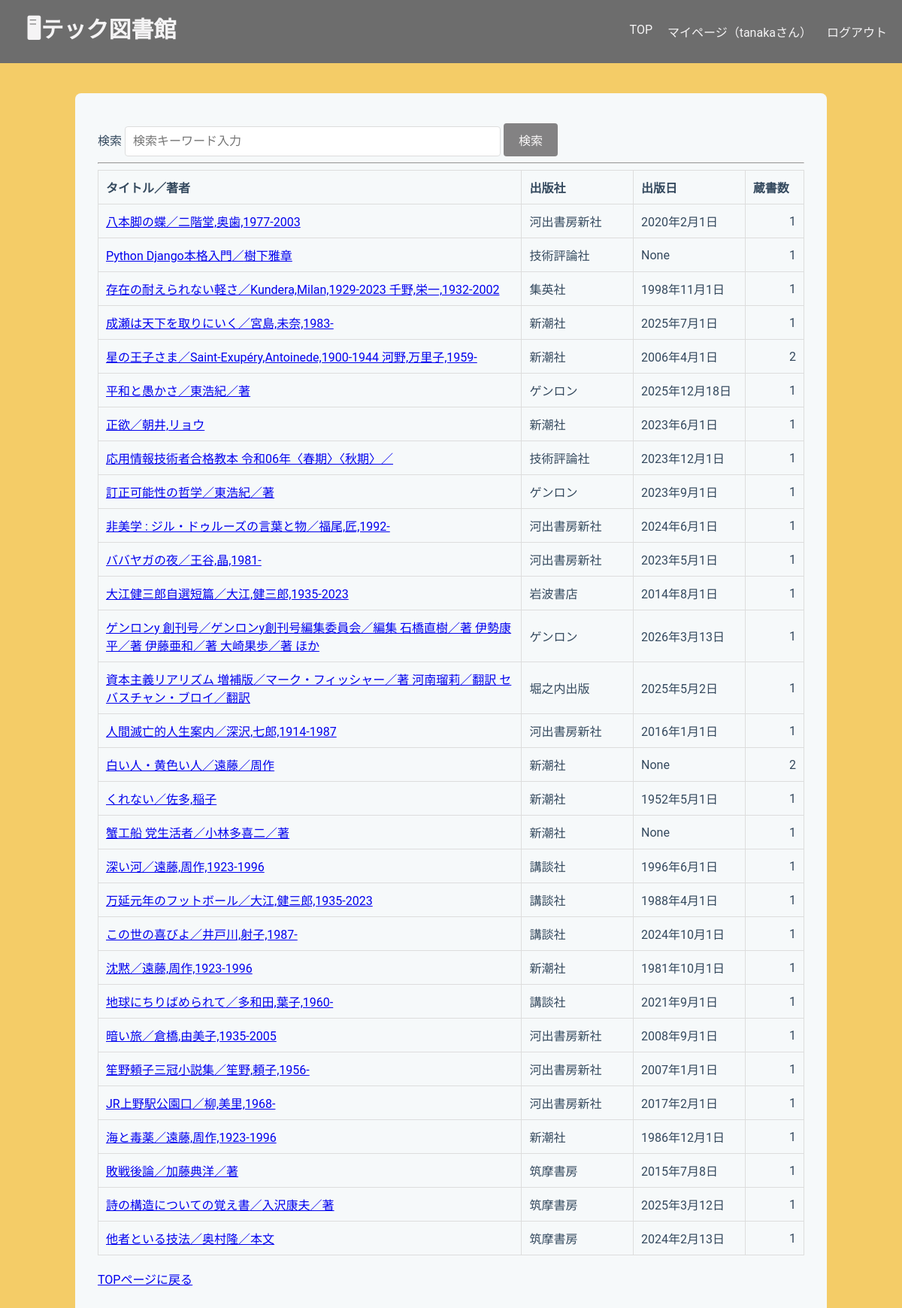
The app's page /library/search/results/ (signed in) with its own data.
### libraryapp/models.py (models this page shows, shortened)
class Book(models.Model):
    isbn = models.CharField(
        max_length=17,
        help_text='ISBN-10 または ISBN-13（ハイフン可）',
        verbose_name='ISBN',
        unique=True,
    )
    title = models.CharField(max_length=200, blank=True)
    author = models.CharField(max_length=200, null=True, blank=True)
    publisher = models.CharField(max_length=200, null=True, blank=True)
    publication_date = models.DateField(null=True, blank=True)
    description = models.TextField(null=True, blank=True)
    cover_url = models.URLField(null=True, blank=True)
    edition_number = models.IntegerField(default=1)
    @property
    def stock_count(self):
        return self.stocks.count()

### libraryapp/views.py (the view)
# urls.py: path('search/results/', views.SearchResultsView.as_view(), name='search_results'),
class SearchResultsView(LoginRequiredMixin, ListView):
    model = Book
    template_name = "libraryapp/search_results.html"
    context_object_name = "book_list"
    paginate_by = 30
    def get_queryset(self):
        queryset = super().get_queryset()
        query = self.request.GET.get('q', '')
        return queryset.filter(
                Q(title__icontains=query) |
                Q(author__icontains=query) |
                Q(publisher__icontains=query)
        )

### templates/libraryapp/search_results.html (shortened to what this page needs)
{% extends "libraryapp/base.html" %}
{% block content %}
<form method="get" action="{% url 'search_results' %}">
    <label for="title">検索</label>
    <input type="text" name="q" placeholder="検索キーワード入力"
        value="{{ request.GET.q|default_if_none:''}}">
    <button type="submit">検索</button>
</form>
<hr>
<table border="1">
    <tr>
        <th class="title">タイトル／著者</th>
        <th class="publisher">出版社</th>
        <th class="date">出版日</th>
        <th class="stock_count">蔵書数</th>
    </tr>
    {% for book in book_list %}
    <tr>
        <td>
            <a href="{% url 'book_detail' book.id %}?{{ request.GET.urlencode }}">
                {{ book.title }}／{{ book.author }}
            </a>
        </td>
        <td>{{ book.publisher }}</td>
        <td>{{ book.publication_date }}</td>
        <td class="stock_count_td">{{ book.stock_count }}</td>
    </tr>
    {% empty %}
    <tr>
        <td colspan="3">該当する本がありません。</td>
    </tr>
    {% endfor %}
</table>
<br>
<a href="{% url 'home' %}">TOPページに戻る</a>
{% endblock content %}

### templates/libraryapp/base.html (shortened to what this page needs)
<!DOCTYPE html>
<html lang="ja">
<head>
    {% load static %}
    <link rel="stylesheet" href="{% static 'libraryapp/base.css' %}">
</head>
<body>
    <header class="header">
        <h1>
            <a href="{% url 'home' %}">
                <strong>🖥テック図書館</strong>
            </a>
        </h1>
        <nav>
            <a href="{% url 'home' %}">TOP</a>
            <a href="{% url 'mypage' %}">マイページ（{{ user.username }}さん）</a>
            <form method="post" action="{% url 'logout' %}" class="logout-form">
                <button type="submit" class="logout-link">ログアウト</button>
            </form>
        </nav>
    </header>
    <main class="container">
        {% block content %}{% endblock %}
    </main>
</body>
</html>

### static/libraryapp/base.css (style rules this page uses)
body { font-family: 'Roboto', 'Segoe UI', Tahoma, Geneva, Verdana, sans-serif; background-color: #f4cc67; color: #34495e; margin: 0; }
.header { display: flex; background-color: #6d6d6d; justify-content: space-between; align-items: center; }
.header h1 { color: #f5f4f5; margin: 15px; width: auto; padding-left: 20px; font-size: 30px; }
.header h1 a { color: #f5f4f5; text-decoration: none; }
.header nav { color: #f5f4f5; display: flex; gap: 20px; width: auto; padding-right: 20px; margin: 0; }
.header nav a { color: #f5f4f5; text-decoration: none; }
.container { background-color: #f6f9fa; padding: 40px 30px; border-radius: 8px; max-width: 1000px; width: 100%; box-sizing: border-box; margin: 40px auto; }
form input[type="text"] { width: 500px; padding: 10px; border: 1px solid #ddd; border-radius: 4px; font-size: 16px; box-sizing: border-box; }
form button { white-space: nowrap; background-color: #717071dc; color: #faf8f8; padding: 10px 20px; border: none; border-radius: 4px; cursor: pointer; font-size: 16px; font-weight: 500; }
table { border-collapse: collapse; }
th, td { text-align: left; vertical-align: middle; padding: 10px; border: 1px solid #ddd; }
th:first-child, td:first-child { text-align: left; }
.logout-form { display: inline; }
.logout-form button { background: none; border: none; padding: 0; color: inherit; font: inherit; cursor: pointer; }
.title { width: 60%; }
.publisher { width: 110px; white-space: nowrap; }
.date { width: 110px; white-space: nowrap; }
.stock_count { width: 40px; white-space: nowrap; }
.stock_count_td { text-align: right; }

### records on screen
Book: title "八本脚の蝶", author "二階堂,奥歯,1977-2003", publisher "河出書房新社", publication_date "2020年2月1日", stock_count "1"
Book: title "Python Django本格入門", author "樹下雅章", publisher "技術評論社", publication_date "None", stock_count "1"
Book: title "存在の耐えられない軽さ", author "Kundera,Milan,1929-2023 千野,栄一,1932-2002", publisher "集英社", publication_date "1998年11月1日", stock_count "1"
Book: title "成瀬は天下を取りにいく", author "宮島,未奈,1983-", publisher "新潮社", publication_date "2025年7月1日", stock_count "1"
Book: title "星の王子さま", author "Saint-Exupéry,Antoinede,1900-1944 河野,万里子,1959-", publisher "新潮社", publication_date "2006年4月1日", stock_count "2"
Book: title "平和と愚かさ", author "東浩紀／著", publisher "ゲンロン", publication_date "2025年12月18日", stock_count "1"
Book: title "正欲", author "朝井,リョウ", publisher "新潮社", publication_date "2023年6月1日", stock_count "1"
Book: title "応用情報技術者合格教本 令和06年〈春期〉〈秋期〉", publisher "技術評論社", publication_date "2023年12月1日", stock_count "1"
Book: title "訂正可能性の哲学", author "東浩紀／著", publisher "ゲンロン", publication_date "2023年9月1日", stock_count "1"
Book: title "非美学 : ジル・ドゥルーズの言葉と物", author "福尾,匠,1992-", publisher "河出書房新社", publication_date "2024年6月1日", stock_count "1"
Book: title "ババヤガの夜", author "王谷,晶,1981-", publisher "河出書房新社", publication_date "2023年5月1日", stock_count "1"
Book: title "大江健三郎自選短篇", author "大江,健三郎,1935-2023", publisher "岩波書店", publication_date "2014年8月1日", stock_count "1"
Book: title "ゲンロンy 創刊号", author "ゲンロンy創刊号編集委員会／編集 石橋直樹／著 伊勢康平／著 伊藤亜和／著 大崎果歩／著 ほか", publisher "ゲンロン", publication_date "2026年3月13日", stock_count "1"
Book: title "資本主義リアリズム 増補版", author "マーク・フィッシャー／著 河南瑠莉／翻訳 セバスチャン・ブロイ／翻訳", publisher "堀之内出版", publication_date "2025年5月2日", stock_count "1"
Book: title "人間滅亡的人生案内", author "深沢,七郎,1914-1987", publisher "河出書房新社", publication_date "2016年1月1日", stock_count "1"
Book: title "白い人・黄色い人", author "遠藤／周作", publisher "新潮社", publication_date "None", stock_count "2"
Book: title "くれない", author "佐多,稲子", publisher "新潮社", publication_date "1952年5月1日", stock_count "1"
Book: title "蟹工船 党生活者", author "小林多喜二／著", publisher "新潮社", publication_date "None", stock_count "1"
Book: title "深い河", author "遠藤,周作,1923-1996", publisher "講談社", publication_date "1996年6月1日", stock_count "1"
Book: title "万延元年のフットボール", author "大江,健三郎,1935-2023", publisher "講談社", publication_date "1988年4月1日", stock_count "1"
Book: title "この世の喜びよ", author "井戸川,射子,1987-", publisher "講談社", publication_date "2024年10月1日", stock_count "1"
Book: title "沈黙", author "遠藤,周作,1923-1996", publisher "新潮社", publication_date "1981年10月1日", stock_count "1"
Book: title "地球にちりばめられて", author "多和田,葉子,1960-", publisher "講談社", publication_date "2021年9月1日", stock_count "1"
Book: title "暗い旅", author "倉橋,由美子,1935-2005", publisher "河出書房新社", publication_date "2008年9月1日", stock_count "1"
Book: title "笙野頼子三冠小説集", author "笙野,頼子,1956-", publisher "河出書房新社", publication_date "2007年1月1日", stock_count "1"
Book: title "JR上野駅公園口", author "柳,美里,1968-", publisher "河出書房新社", publication_date "2017年2月1日", stock_count "1"
Book: title "海と毒薬", author "遠藤,周作,1923-1996", publisher "新潮社", publication_date "1986年12月1日", stock_count "1"
Book: title "敗戦後論", author "加藤典洋／著", publisher "筑摩書房", publication_date "2015年7月8日", stock_count "1"
Book: title "詩の構造についての覚え書", author "入沢康夫／著", publisher "筑摩書房", publication_date "2025年3月12日", stock_count "1"
Book: title "他者といる技法", author "奥村隆／本文", publisher "筑摩書房", publication_date "2024年2月13日", stock_count "1"

### other values on screen
{{ user.username }} "tanaka"
